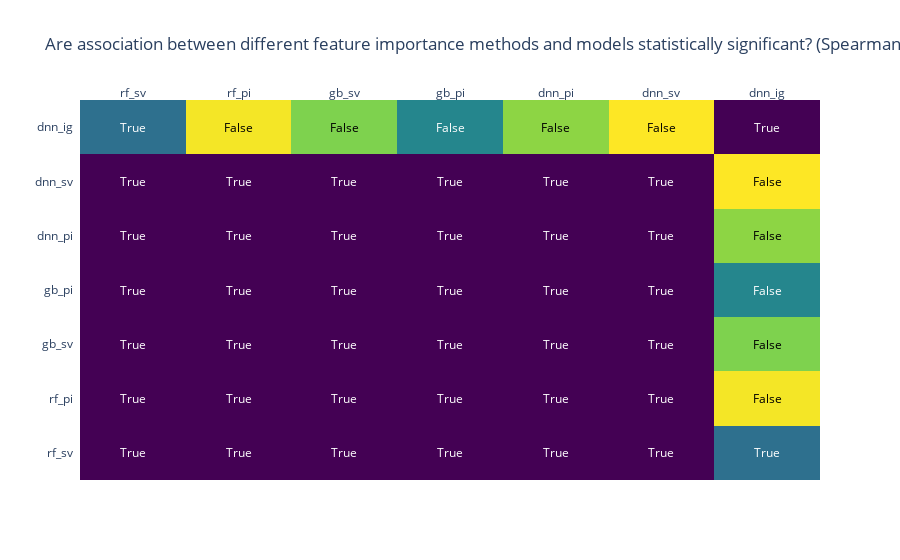

Notebook code cell kept with this figure:
### Code cell
plot_rank_method_significance(spearman_p_value, "Spearman Rho", 0.05)

### Figure 1 — Plotly figure (JSON) as saved in the notebook; plotly's stock layout.template omitted (floating-point values rounded to 4 significant figures)
{"data": [{"colorscale": [[0, "#440154"], [0.1111, "#482878"], [0.2222, "#3e4989"], [0.3333, "#31688e"], [0.4444, "#26828e"], [0.5556, "#1f9e89"], [0.6667, "#35b779"], [0.7778, "#6ece58"], [0.8889, "#b5de2b"], [1, "#fde725"]], "reversescale": false, "showscale": false, "type": "heatmap", "x": ["rf_sv", "rf_pi", "gb_sv", "gb_pi", "dnn_pi", "dnn_sv", "dnn_ig"], "y": ["rf_sv", "rf_pi", "gb_sv", "gb_pi", "dnn_pi", "dnn_sv", "dnn_ig"], "z": [[0, 1.714e-12, 5.932e-12, 2.674e-09, 1.485e-08, 4.644e-09, 0.03972], [1.714e-12, 0, 1.714e-12, 3.114e-10, 2.43e-10, 1.103e-10, 0.1069], [5.932e-12, 1.714e-12, 0, 4.623e-11, 3.879e-09, 2.352e-13, 0.08696], [2.674e-09, 3.114e-10, 4.623e-11, 0, 3.228e-09, 3.962e-10, 0.05009], [1.485e-08, 2.43e-10, 3.879e-09, 3.228e-09, 0, 1.206e-09, 0.08962], [4.644e-09, 1.103e-10, 2.352e-13, 3.962e-10, 1.206e-09, 0, 0.1084], [0.03972, 0.1069, 0.08696, 0.05009, 0.08962, 0.1084, 0]]}], "layout": {"annotations": [{"font": {"color": "#FFFFFF"}, "showarrow": false, "text": "True", "x": "rf_sv", "xref": "x", "y": "rf_sv", "yref": "y"}, {"font": {"color": "#FFFFFF"}, "showarrow": false, "text": "True", "x": "rf_pi", "xref": "x", "y": "rf_sv", "yref": "y"}, {"font": {"color": "#FFFFFF"}, "showarrow": false, "text": "True", "x": "gb_sv", "xref": "x", "y": "rf_sv", "yref": "y"}, {"font": {"color": "#FFFFFF"}, "showarrow": false, "text": "True", "x": "gb_pi", "xref": "x", "y": "rf_sv", "yref": "y"}, {"font": {"color": "#FFFFFF"}, "showarrow": false, "text": "True", "x": "dnn_pi", "xref": "x", "y": "rf_sv", "yref": "y"}, {"font": {"color": "#FFFFFF"}, "showarrow": false, "text": "True", "x": "dnn_sv", "xref": "x", "y": "rf_sv", "yref": "y"}, {"font": {"color": "#FFFFFF"}, "showarrow": false, "text": "True", "x": "dnn_ig", "xref": "x", "y": "rf_sv", "yref": "y"}, {"font": {"color": "#FFFFFF"}, "showarrow": false, "text": "True", "x": "rf_sv", "xref": "x", "y": "rf_pi", "yref": "y"}, {"font": {"color": "#FFFFFF"}, "showarrow": false, "text": "True", "x": "rf_pi", "xref": "x", "y": "rf_pi", "yref": "y"}, {"font": {"color": "#FFFFFF"}, "showarrow": false, "text": "True", "x": "gb_sv", "xref": "x", "y": "rf_pi", "yref": "y"}, {"font": {"color": "#FFFFFF"}, "showarrow": false, "text": "True", "x": "gb_pi", "xref": "x", "y": "rf_pi", "yref": "y"}, {"font": {"color": "#FFFFFF"}, "showarrow": false, "text": "True", "x": "dnn_pi", "xref": "x", "y": "rf_pi", "yref": "y"}, {"font": {"color": "#FFFFFF"}, "showarrow": false, "text": "True", "x": "dnn_sv", "xref": "x", "y": "rf_pi", "yref": "y"}, {"font": {"color": "#000000"}, "showarrow": false, "text": "False", "x": "dnn_ig", "xref": "x", "y": "rf_pi", "yref": "y"}, {"font": {"color": "#FFFFFF"}, "showarrow": false, "text": "True", "x": "rf_sv", "xref": "x", "y": "gb_sv", "yref": "y"}, {"font": {"color": "#FFFFFF"}, "showarrow": false, "text": "True", "x": "rf_pi", "xref": "x", "y": "gb_sv", "yref": "y"}, {"font": {"color": "#FFFFFF"}, "showarrow": false, "text": "True", "x": "gb_sv", "xref": "x", "y": "gb_sv", "yref": "y"}, {"font": {"color": "#FFFFFF"}, "showarrow": false, "text": "True", "x": "gb_pi", "xref": "x", "y": "gb_sv", "yref": "y"}, {"font": {"color": "#FFFFFF"}, "showarrow": false, "text": "True", "x": "dnn_pi", "xref": "x", "y": "gb_sv", "yref": "y"}, {"font": {"color": "#FFFFFF"}, "showarrow": false, "text": "True", "x": "dnn_sv", "xref": "x", "y": "gb_sv", "yref": "y"}, {"font": {"color": "#000000"}, "showarrow": false, "text": "False", "x": "dnn_ig", "xref": "x", "y": "gb_sv", "yref": "y"}, {"font": {"color": "#FFFFFF"}, "showarrow": false, "text": "True", "x": "rf_sv", "xref": "x", "y": "gb_pi", "yref": "y"}, {"font": {"color": "#FFFFFF"}, "showarrow": false, "text": "True", "x": "rf_pi", "xref": "x", "y": "gb_pi", "yref": "y"}, {"font": {"color": "#FFFFFF"}, "showarrow": false, "text": "True", "x": "gb_sv", "xref": "x", "y": "gb_pi", "yref": "y"}, {"font": {"color": "#FFFFFF"}, "showarrow": false, "text": "True", "x": "gb_pi", "xref": "x", "y": "gb_pi", "yref": "y"}, {"font": {"color": "#FFFFFF"}, "showarrow": false, "text": "True", "x": "dnn_pi", "xref": "x", "y": "gb_pi", "yref": "y"}, {"font": {"color": "#FFFFFF"}, "showarrow": false, "text": "True", "x": "dnn_sv", "xref": "x", "y": "gb_pi", "yref": "y"}, {"font": {"color": "#FFFFFF"}, "showarrow": false, "text": "False", "x": "dnn_ig", "xref": "x", "y": "gb_pi", "yref": "y"}, {"font": {"color": "#FFFFFF"}, "showarrow": false, "text": "True", "x": "rf_sv", "xref": "x", "y": "dnn_pi", "yref": "y"}, {"font": {"color": "#FFFFFF"}, "showarrow": false, "text": "True", "x": "rf_pi", "xref": "x", "y": "dnn_pi", "yref": "y"}, {"font": {"color": "#FFFFFF"}, "showarrow": false, "text": "True", "x": "gb_sv", "xref": "x", "y": "dnn_pi", "yref": "y"}, {"font": {"color": "#FFFFFF"}, "showarrow": false, "text": "True", "x": "gb_pi", "xref": "x", "y": "dnn_pi", "yref": "y"}, {"font": {"color": "#FFFFFF"}, "showarrow": false, "text": "True", "x": "dnn_pi", "xref": "x", "y": "dnn_pi", "yref": "y"}, {"font": {"color": "#FFFFFF"}, "showarrow": false, "text": "True", "x": "dnn_sv", "xref": "x", "y": "dnn_pi", "yref": "y"}, {"font": {"color": "#000000"}, "showarrow": false, "text": "False", "x": "dnn_ig", "xref": "x", "y": "dnn_pi", "yref": "y"}, {"font": {"color": "#FFFFFF"}, "showarrow": false, "text": "True", "x": "rf_sv", "xref": "x", "y": "dnn_sv", "yref": "y"}, {"font": {"color": "#FFFFFF"}, "showarrow": false, "text": "True", "x": "rf_pi", "xref": "x", "y": "dnn_sv", "yref": "y"}, {"font": {"color": "#FFFFFF"}, "showarrow": false, "text": "True", "x": "gb_sv", "xref": "x", "y": "dnn_sv", "yref": "y"}, {"font": {"color": "#FFFFFF"}, "showarrow": false, "text": "True", "x": "gb_pi", "xref": "x", "y": "dnn_sv", "yref": "y"}, {"font": {"color": "#FFFFFF"}, "showarrow": false, "text": "True", "x": "dnn_pi", "xref": "x", "y": "dnn_sv", "yref": "y"}, {"font": {"color": "#FFFFFF"}, "showarrow": false, "text": "True", "x": "dnn_sv", "xref": "x", "y": "dnn_sv", "yref": "y"}, {"font": {"color": "#000000"}, "showarrow": false, "text": "False", "x": "dnn_ig", "xref": "x", "y": "dnn_sv", "yref": "y"}, {"font": {"color": "#FFFFFF"}, "showarrow": false, "text": "True", "x": "rf_sv", "xref": "x", "y": "dnn_ig", "yref": "y"}, {"font": {"color": "#000000"}, "showarrow": false, "text": "False", "x": "rf_pi", "xref": "x", "y": "dnn_ig", "yref": "y"}, {"font": {"color": "#000000"}, "showarrow": false, "text": "False", "x": "gb_sv", "xref": "x", "y": "dnn_ig", "yref": "y"}, {"font": {"color": "#FFFFFF"}, "showarrow": false, "text": "False", "x": "gb_pi", "xref": "x", "y": "dnn_ig", "yref": "y"}, {"font": {"color": "#000000"}, "showarrow": false, "text": "False", "x": "dnn_pi", "xref": "x", "y": "dnn_ig", "yref": "y"}, {"font": {"color": "#000000"}, "showarrow": false, "text": "False", "x": "dnn_sv", "xref": "x", "y": "dnn_ig", "yref": "y"}, {"font": {"color": "#FFFFFF"}, "showarrow": false, "text": "True", "x": "dnn_ig", "xref": "x", "y": "dnn_ig", "yref": "y"}], "autosize": true, "title": {"text": "Are association between different feature importance methods and models statistically significant? (Spearman Rho)"}, "xaxis": {"autorange": true, "dtick": 1, "gridcolor": "rgb(0, 0, 0)", "range": [-0.5, 6.5], "side": "top", "ticks": "", "type": "category"}, "yaxis": {"autorange": true, "dtick": 1, "range": [-0.5, 6.5], "ticks": "", "ticksuffix": "  ", "type": "category"}}}
